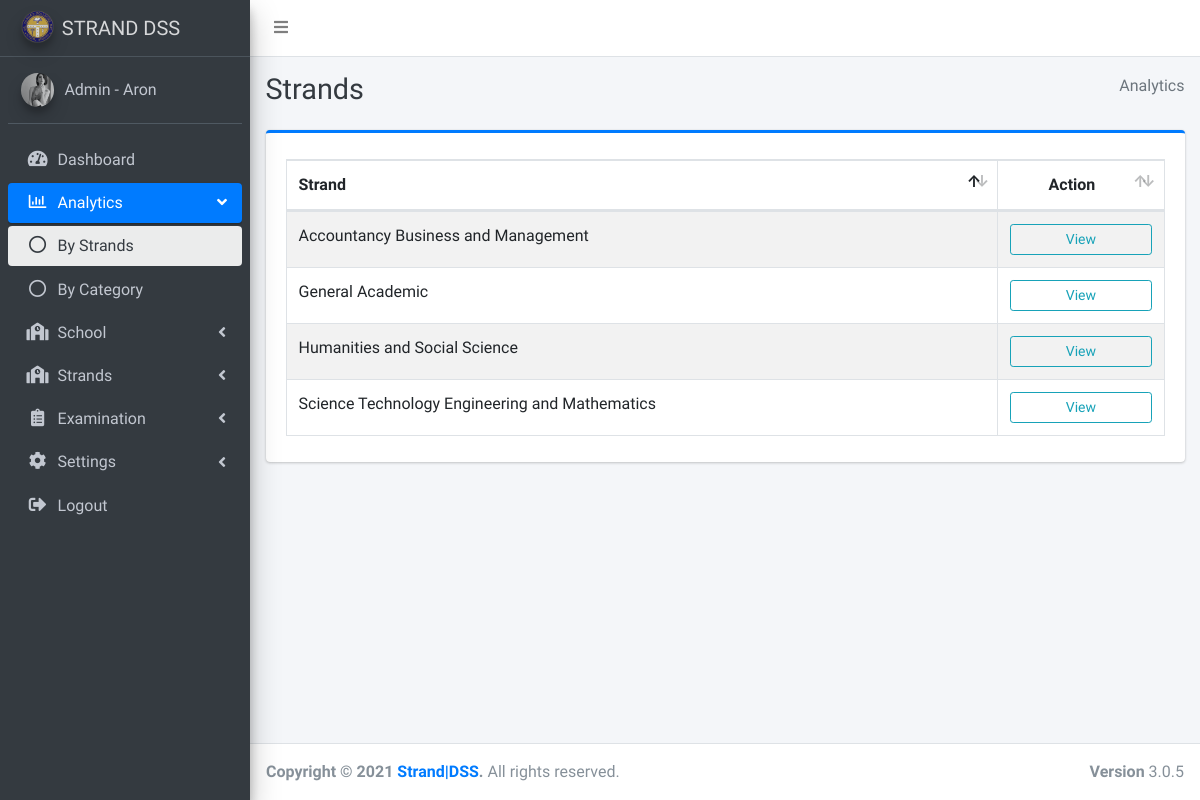
Before: /admin/analytics_s.php (signed in) with the older database file.
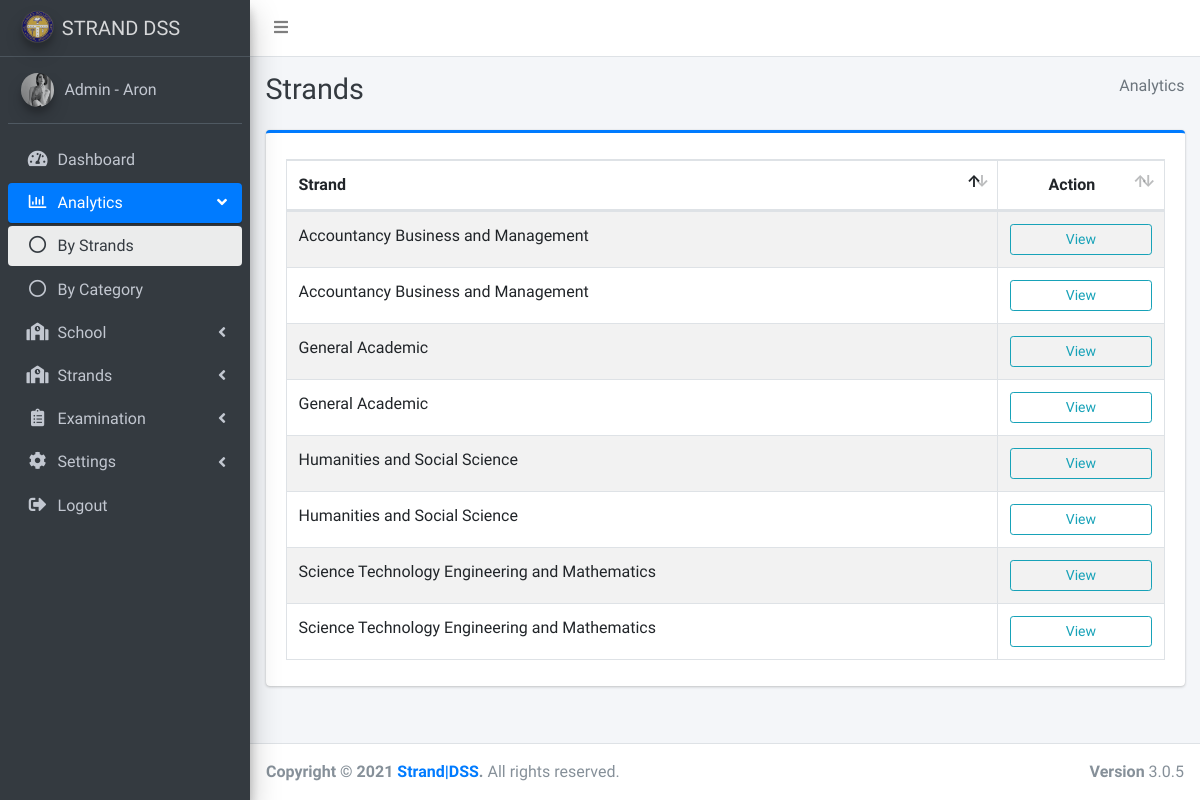
After: the same page with the newer database file.
### tables this page shows
CREATE TABLE `strands` (
  `strand_id` int(11) NOT NULL,
  `strand_name` varchar(250) NOT NULL,
  `strand_abr` varchar(10) NOT NULL,
  `strand_description` text NOT NULL,
  `updated` timestamp NOT NULL DEFAULT current_timestamp() ON UPDATE current_timestamp()
);

### admin/analytics_s.php (the view)
<?php
include('include/header.php');
include('include/sidebar.php');
?>
<div class="content-wrapper">
  <div class="content-header">
    <div class="container-fluid">
      <div class="row mb-2">
        <div class="col-sm-6">
          <h1 class="m-0 text-dark"> Strands</h1>
        </div>
        <div class="col-sm-6">
          <ol class="breadcrumb float-sm-right">
            <li class="breadcrumb-item active">Analytics</li>
          </ol>
        </div>
      </div>
    </div>
  </div>
  <section class="content">
    <div class="container-fluid">
      <div class="row">
        <div class="col-md-12">
          <div class="card card-primary card-outline">
            <div class="card-body pad table-responsive">
              <table class="table table-bordered table-striped cat">
                <thead>
                  <tr>
                    <th>Strand</th>
                    <th class="text-center">Action</th>
                  </tr>
                </thead>
                <tbody>
                  <?php
                  $sql = "SELECT * FROM strands";
                  $result = $conn->query($sql);
                  if ($result->num_rows > 0) {
                    while ($row = $result->fetch_assoc()) {
                  ?>
                      <tr>
                        <td><?php echo $row['strand_name']; ?></td>
                        <td class="text-center">
                          <a href="analytics_strands.php?id=<?php echo $row['strand_id']; ?>" class="btn btn-block btn-outline-info btn-sm">View</a>
                        </td>
                      </tr>
                  <?php
                    }
                  }
                  ?>
                </tbody>
              </table>
            </div>
          </div>
        </div>
      </div>
    </div>
  </section>
</div>
<?php
include('include/footer.php');
?>

Changed rows visible on the page:
added strands: strand_name "General Academic"
added strands: strand_name "Humanities and Social Science"
added strands: strand_name "Science Technology Engineering and Mathematics"
added strands: strand_name "Accountancy Business and Management"
